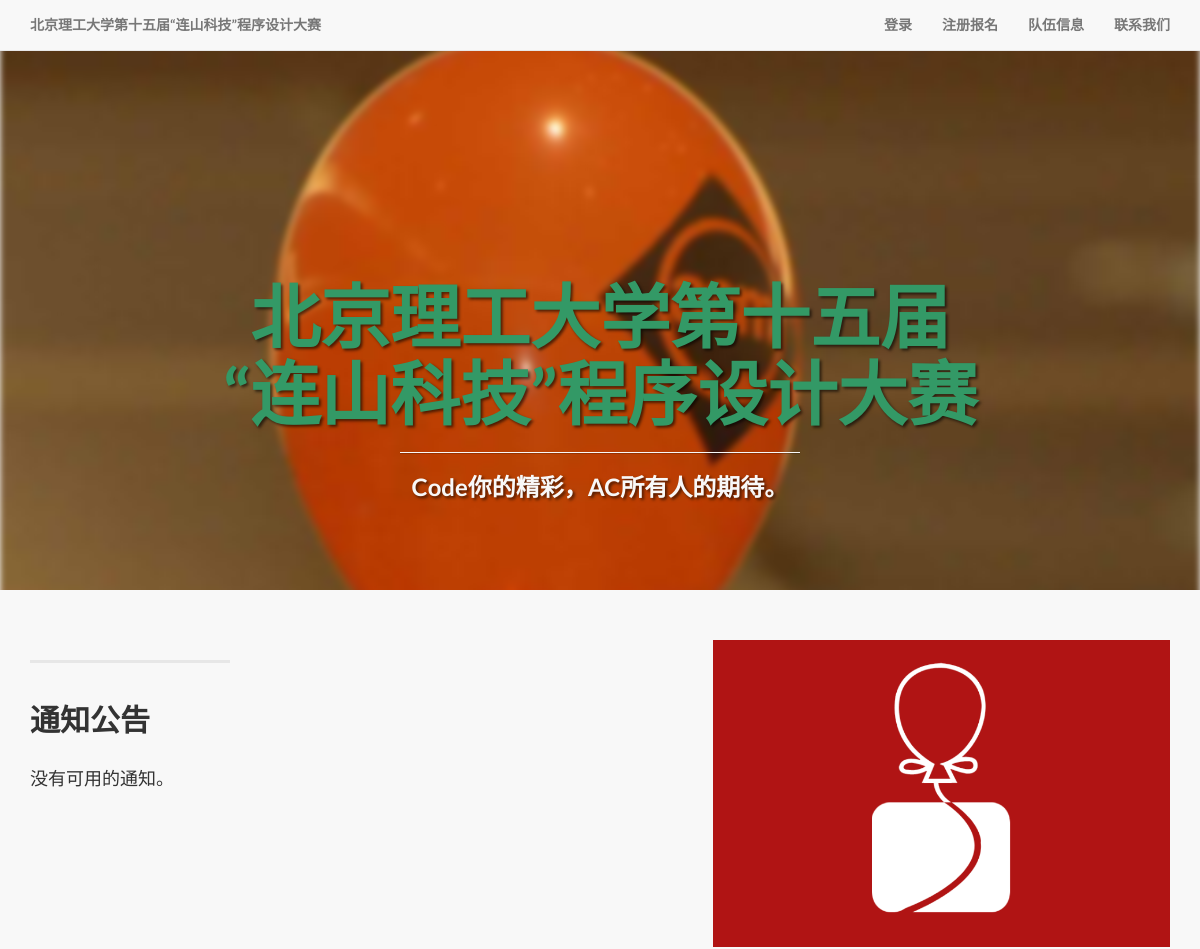
Before: / (upper part) with the older database file.
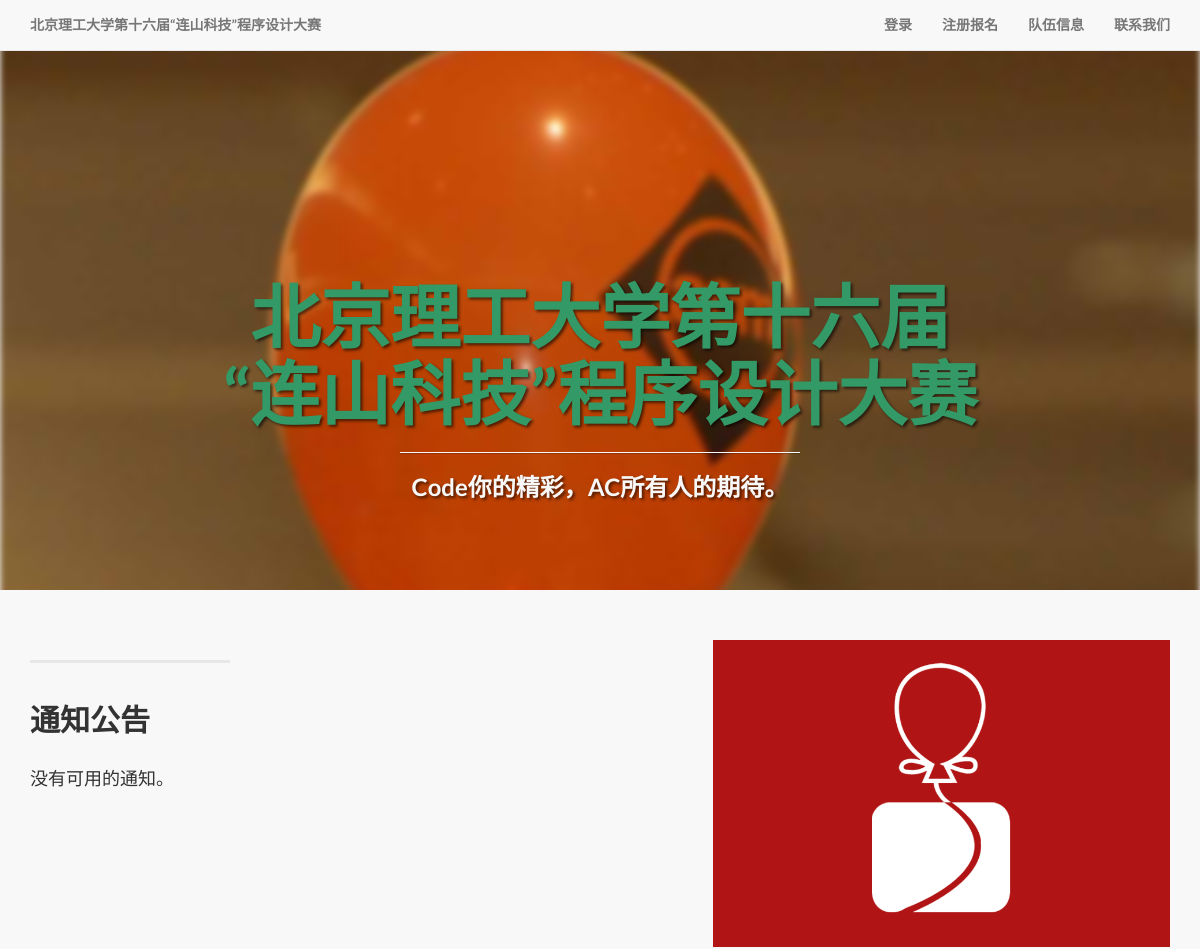
After: the same page with the newer database file.
### homepage/models.py (models this page shows, shortened)
class HomePage(models.Model):
    class Meta:
        verbose_name = '主页设置'
        verbose_name_plural = '主页设置'
    title = models.TextField('主页标题')
    title_top = models.TextField('抬头标题', null=True, blank=True)
    description = models.TextField('简短描述', null=True, blank=True)
    contact_us = FroalaField('联系我们内容', null=True, blank=True)

### homepage/views.py (the view)
# urls.py: url(r'^$', views.index, name='index'),
def index(request):
    latest_notice_list = Notice.objects.order_by('-pub_date')
    context = {
        'latest_notice_list': latest_notice_list,
        'homepage': HomePage.objects.get(pk=1),
        'top_title': HomePage.objects.get(pk=1).title.replace('<br>', ''),
        'slide_images': HomePageImage.objects.all(),
    }
    return render(request, 'homepage/index.html', context)

### homepage/templates/homepage/index.html (shortened to what this page needs)
{% extends "base.html" %}
{% load static %}
{% block content %}
<div class="intro-header">
    <div class="container">
        <div class="row">
            <div class="col-lg-12">
                <div class="intro-message">
                    <h1>{{ homepage.title|safe }}</h1>
                    <hr class="intro-divider">
                    <h3>{{ homepage.description|safe }}</h3>
                </div>
            </div>
        </div>
    </div>
</div>
<div class="content-section-a">
    <div class="container">
        <div class="row">
            <div class="col-lg-5 col-sm-6">
                <hr class="section-heading-spacer">
                <div class="clearfix"></div>
                <h2 class="section-heading">通知公告</h2>
                <div class="lead">
                    {% if latest_notice_list %}
                    <ul class="notice-ul">
                        {% for notice in latest_notice_list %}
                        <li>
                            <a href="/notice/{{ notice.id }}">{{ notice.title }}</a> ({{ notice.pub_date | date:"Y-m-d"}})
                        </li>
                        {% endfor %}
                    </ul>
                    {% else %}
                    <p>没有可用的通知。</p>
                    {% endif %}
                </div>
            </div>
            <div class="col-lg-5 col-lg-offset-2 col-sm-6">
                <img class="img-responsive" src={% static "homepage/img/notice.png" %} alt="">
            </div>
        </div>
    </div>
</div>
{% endblock %}

### templates/base.html (shortened to what this page needs)
{% load static %}
<!DOCTYPE html>
<html lang="en">
<head>
    <link href={% static "css/bootstrap.min.css" %} rel="stylesheet">
    {% block custom_css %}
    <link href={% static "css/landing-page.css" %} rel="stylesheet">
    {% endblock %}
    <link href={% static "font-awesome/css/font-awesome.min.css" %} rel="stylesheet" type="text/css">
</head>
<body>
    <nav class="navbar navbar-default navbar-fixed-top topnav" role="navigation">
        <div class="container topnav">
            <div class="navbar-header">
                <a class="navbar-brand topnav" href="/">{{ homepage.title_top|safe }}</a>
            </div>
            <div class="collapse navbar-collapse" id="bs-example-navbar-collapse-1">
                <ul class="nav navbar-nav navbar-right">
                    {% block login_field_header %}
                    <li>
                        <a href="{% url 'login' %}">登录</a>
                    </li>
                    <li>
                        <a href="{% url 'register'%}">注册报名</a>
                    </li>
                    {% endblock %}
                    <li>
                        <a href="{% url 'team' %}">队伍信息</a>
                    </li>
                    <li>
                        <a href="{% url 'contact_us' %}">联系我们</a>
                    </li>
                </ul>
            </div>
        </div>
    </nav>
    {% block content %}{% endblock %}
</body>
</html>

Changed rows visible on the page:
changed HomePage "Code你的精彩，AC所有人的期待。": title_top "北京理工大学第十五届“连山科技”程序设计大赛" → "北京理工大学第十六届“连山科技”程序设计大赛"; title "北京理工大学第十五届 “连山科技”程序设计大赛" → "北京理工大学第十六届 “连山科技”程序设计大赛"
